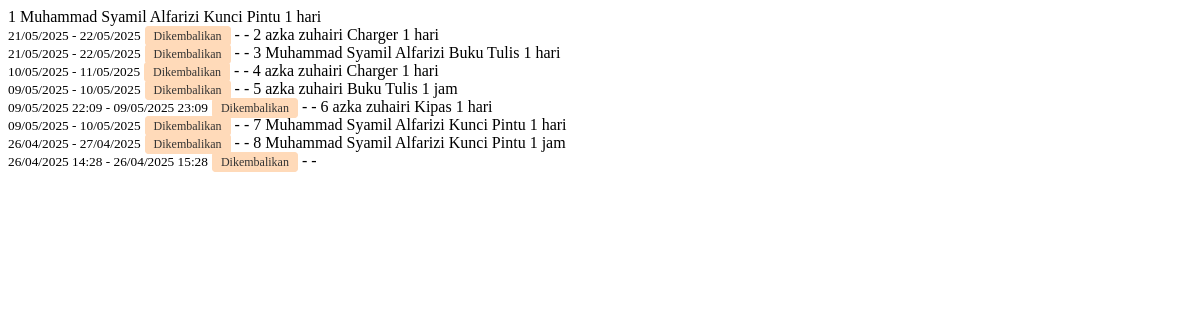
The page /history.php on the database its author committed.
### tables this page shows
CREATE TABLE `peminjaman` (
  `id` int(11) NOT NULL,
  `nama` varchar(255) NOT NULL,
  `jenis_barang` varchar(255) NOT NULL,
  `tipe_durasi` enum('jam','hari') NOT NULL,
  `waktu_mulai` datetime NOT NULL,
  `durasi` int(11) NOT NULL,
  `status` enum('Dipinjam','Dikembalikan') NOT NULL DEFAULT 'Dipinjam',
  `admin` varchar(255) NOT NULL,
  `waktu_peminjaman` datetime DEFAULT current_timestamp(),
  `waktu_pengembalian` datetime DEFAULT NULL
);

### history.php (the view, shortened to what this page needs)
<?php
try {
    $checkTable = "SHOW TABLES LIKE 'santri'";
    $checkStmt = $conn->prepare($checkTable);
    $checkStmt->execute();
    $santriExists = $checkStmt->rowCount() > 0;
    if ($santriExists) {
        $sql = "SELECT p.id, p.nama, s.kelas, p.jenis_barang,
                p.tipe_durasi, p.waktu_mulai, p.durasi, p.status, p.admin,
                p.waktu_peminjaman, p.waktu_pengembalian
                FROM peminjaman p
                LEFT JOIN santri s ON p.nama = s.nama
                ORDER BY p.waktu_peminjaman DESC";
    } else {
        $sql = "SELECT p.id, p.nama, '' as kelas, p.jenis_barang,
                p.tipe_durasi, p.waktu_mulai, p.durasi, p.status, p.admin,
                p.waktu_peminjaman, p.waktu_pengembalian
                FROM peminjaman p
                ORDER BY p.waktu_peminjaman DESC";
    }
    $stmt = $conn->prepare($sql);
    $stmt->execute();
    $result = $stmt->fetchAll(PDO::FETCH_ASSOC);
    $counter = 1;
    foreach ($result as $row) {
        $durasiDisplay = '';
        if ($row['tipe_durasi'] == 'jam') {
            $durasiDisplay = $row['durasi'] . ' jam';
            $waktuMulai = new DateTime($row['waktu_mulai']);
            $waktuSelesai = clone $waktuMulai;
            $waktuSelesai->modify('+' . $row['durasi'] . ' hours');
            $durasiDisplay .= '<br><small>' .
                              $waktuMulai->format("d/m/Y H:i") . ' - ' .
                              $waktuSelesai->format("d/m/Y H:i") . '</small>';
        } else {
            $durasiDisplay = $row['durasi'] . ' hari';
            $tanggalMulai = new DateTime($row['waktu_mulai']);
            $tanggalSelesai = clone $tanggalMulai;
            $tanggalSelesai->modify('+' . $row['durasi'] . ' days');
            $durasiDisplay .= '<br><small>' .
                              $tanggalMulai->format("d/m/Y") . ' - ' .
                              $tanggalSelesai->format("d/m/Y") . '</small>';
        }
        $statusClass = '';
        $statusText = $row['status'];
        $lateMinutes = 0;
        if ($statusText == 'Dipinjam') {
            $statusClass = 'status-dipinjam';
            $now = new DateTime();
            $batasPengembalian = null;
            if ($row['tipe_durasi'] == 'jam') {
                $waktuMulai = new DateTime($row['waktu_mulai']);
                $batasPengembalian = clone $waktuMulai;
                $batasPengembalian->modify('+' . $row['durasi'] . ' hours');
            } else {
                $tanggalMulai = new DateTime($row['waktu_mulai']);
                $batasPengembalian = clone $tanggalMulai;
                $batasPengembalian->modify('+' . $row['durasi'] . ' days');
            }
            if ($now > $batasPengembalian) {
                $statusText = 'Terlambat';
                $statusClass = 'status-terlambat';
                $lateMinutes = $now->getTimestamp() - $batasPengembalian->getTimestamp();
                $lateMinutes = floor($lateMinutes / 60);
            }
        } else if ($statusText == 'Dikembalikan') {
            $statusClass = 'status-dikembalikan';
        }
        $actionBtn = '';
        if ($statusText == 'Dipinjam' || $statusText == 'Terlambat') {
            $actionBtn = '<button onclick="kembalikanBarang(' . $row['id'] . ')" class="btn btn-sm btn-inverse">Kembalikan</button>';
        } else {
            $actionBtn = '<span class="text-muted">-</span>';
        }
        echo '<tr>
                <td class="px-2 py-2">' . $counter++ . '</td>
                <td class="px-2 py-2">' . htmlspecialchars($row['nama'] ?? '') . '</td>
                <td class="px-2 py-2">' . htmlspecialchars($row['kelas'] ?? '-') . '</td>
                <td class="px-2 py-2">' . htmlspecialchars($row['jenis_barang'] ?? '') . '</td>
                <td class="px-2 py-2">' . $durasiDisplay . '</td>
                <td class="px-2 py-2"><span class="' . $statusClass . '">' . $statusText . '</span></td>
                <td class="px-2 py-2">' . $actionBtn . '</td>
                <td class="px-2 py-2">' . ($lateMinutes > 0 ? $lateMinutes . ' menit' : '-') . '</td>
              </tr>';
    }
} catch (Exception $e) {
    error_log('Error in history.php: ' . $e->getMessage());
    try {
        $fallbackSql = "SELECT p.id, p.nama, p.jenis_barang,
                       p.tipe_durasi, p.waktu_mulai, p.durasi, p.status, p.admin,
                       p.waktu_peminjaman, p.waktu_pengembalian
                       FROM peminjaman p
                       ORDER BY p.waktu_peminjaman DESC";
        $fallbackStmt = $conn->prepare($fallbackSql);
        $fallbackStmt->execute();
        $result = $fallbackStmt->fetchAll(PDO::FETCH_ASSOC);
        $counter = 1;
        foreach ($result as $row) {
            $durasiDisplay = '';
            if ($row['tipe_durasi'] == 'jam') {
                $durasiDisplay = $row['durasi'] . ' jam';
                $waktuMulai = new DateTime($row['waktu_mulai']);
                $waktuSelesai = clone $waktuMulai;
                $waktuSelesai->modify('+' . $row['durasi'] . ' hours');
                $durasiDisplay .= '<br><small>' .
                                  $waktuMulai->format("d/m/Y H:i") . ' - ' .
                                  $waktuSelesai->format("d/m/Y H:i") . '</small>';
            } else {
                $durasiDisplay = $row['durasi'] . ' hari';
                $tanggalMulai = new DateTime($row['waktu_mulai']);
                $tanggalSelesai = clone $tanggalMulai;
                $tanggalSelesai->modify('+' . $row['durasi'] . ' days');
                $durasiDisplay .= '<br><small>' .
                                  $tanggalMulai->format("d/m/Y") . ' - ' .
                                  $tanggalSelesai->format("d/m/Y") . '</small>';
            }
            $statusClass = '';
            $statusText = $row['status'];
            $lateMinutes = 0;
            if ($statusText == 'Dipinjam') {
                $statusClass = 'status-dipinjam';
                $now = new DateTime();
                $batasPengembalian = null;
                if ($row['tipe_durasi'] == 'jam') {
                    $waktuMulai = new DateTime($row['waktu_mulai']);
                    $batasPengembalian = clone $waktuMulai;
                    $batasPengembalian->modify('+' . $row['durasi'] . ' hours');
                } else {
                    $tanggalMulai = new DateTime($row['waktu_mulai']);
                    $batasPengembalian = clone $tanggalMulai;
                    $batasPengembalian->modify('+' . $row['durasi'] . ' days');
                }
                if ($now > $batasPengembalian) {
                    $statusText = 'Terlambat';
                    $statusClass = 'status-terlambat';
                    $lateMinutes = $now->getTimestamp() - $batasPengembalian->getTimestamp();
                    $lateMinutes = floor($lateMinutes / 60);
                }
            } else if ($statusText == 'Dikembalikan') {
                $statusClass = 'status-dikembalikan';
            }
            $actionBtn = '';
            if ($statusText == 'Dipinjam' || $statusText == 'Terlambat') {
                $actionBtn = '<button onclick="kembalikanBarang(' . $row['id'] . ')" class="btn btn-sm btn-inverse">Kembalikan</button>';
            } else {
                $actionBtn = '<span class="text-muted">-</span>';
            }
            echo '<tr>
                    <td class="px-2 py-2">' . $counter++ . '</td>
                    <td class="px-2 py-2">' . htmlspecialchars($row['nama'] ?? '') . '</td>
                    <td class="px-2 py-2">-</td>
                    <td class="px-2 py-2">' . htmlspecialchars($row['jenis_barang'] ?? '') . '</td>
                    <td class="px-2 py-2">' . $durasiDisplay . '</td>
                    <td class="px-2 py-2"><span class="' . $statusClass . '">' . $statusText . '</span></td>
                    <td class="px-2 py-2">' . $actionBtn . '</td>
                    <td class="px-2 py-2">' . ($lateMinutes > 0 ? $lateMinutes . ' menit' : '-') . '</td>
                  </tr>';
        }
        if (count($result) == 0) {
            echo '<tr><td colspan="8" class="text-center py-4">Tidak ada data peminjaman</td></tr>';
        }
    } catch (Exception $fallbackError) {
        error_log('Fallback error in history.php: ' . $fallbackError->getMessage());
        echo '<tr><td colspan="8" class="text-center">Error loading data: ' . htmlspecialchars($fallbackError->getMessage()) . '</td></tr>';
    }
}
?>

### history.php (style rules this page uses)
.status-dikembalikan { background-color: #FFDAB9; color: #333333; padding: 2px 8px; border-radius: 4px; font-size: 12px; border: 1px solid #FFDAB9; }

### rows shown on the page
peminjaman: nama "Muhammad Syamil Alfarizi", jenis_barang "Kunci Pintu", durasi "1 hari", waktu_mulai "21/05/2025", $tanggalSelesai->format("d/m/Y") "22/05/2025", status "Dikembalikan"
peminjaman: nama "azka zuhairi", jenis_barang "Charger", durasi "1 hari", waktu_mulai "21/05/2025", $tanggalSelesai->format("d/m/Y") "22/05/2025", status "Dikembalikan"
peminjaman: nama "Muhammad Syamil Alfarizi", jenis_barang "Buku Tulis", durasi "1 hari", waktu_mulai "10/05/2025", $tanggalSelesai->format("d/m/Y") "11/05/2025", status "Dikembalikan"
peminjaman: nama "azka zuhairi", jenis_barang "Charger", durasi "1 hari", waktu_mulai "09/05/2025", $tanggalSelesai->format("d/m/Y") "10/05/2025", status "Dikembalikan"
peminjaman: nama "azka zuhairi", jenis_barang "Buku Tulis", durasi "1 jam", waktu_mulai "09/05/2025 22:09", $waktuSelesai->format("d/m/Y H:i") "09/05/2025 23:09", status "Dikembalikan"
peminjaman: nama "azka zuhairi", jenis_barang "Kipas", durasi "1 hari", waktu_mulai "09/05/2025", $tanggalSelesai->format("d/m/Y") "10/05/2025", status "Dikembalikan"
peminjaman: nama "Muhammad Syamil Alfarizi", jenis_barang "Kunci Pintu", durasi "1 hari", waktu_mulai "26/04/2025", $tanggalSelesai->format("d/m/Y") "27/04/2025", status "Dikembalikan"
peminjaman: nama "Muhammad Syamil Alfarizi", jenis_barang "Kunci Pintu", durasi "1 jam", waktu_mulai "26/04/2025 14:28", $waktuSelesai->format("d/m/Y H:i") "26/04/2025 15:28", status "Dikembalikan"
